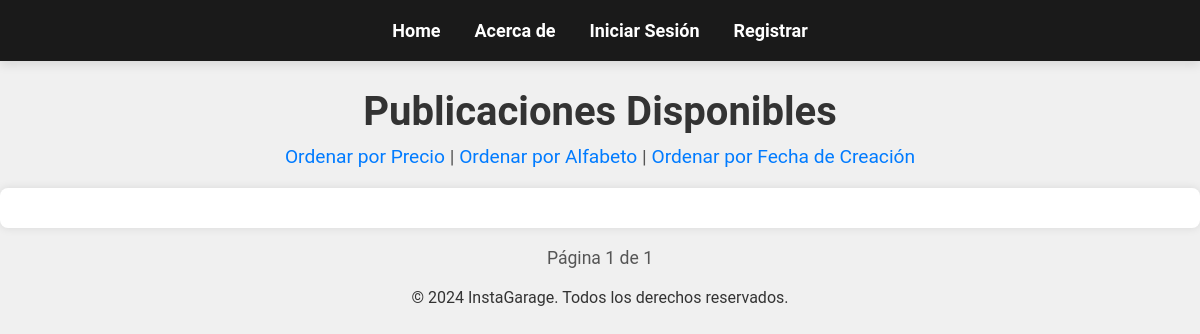
Before: / with the older database file.
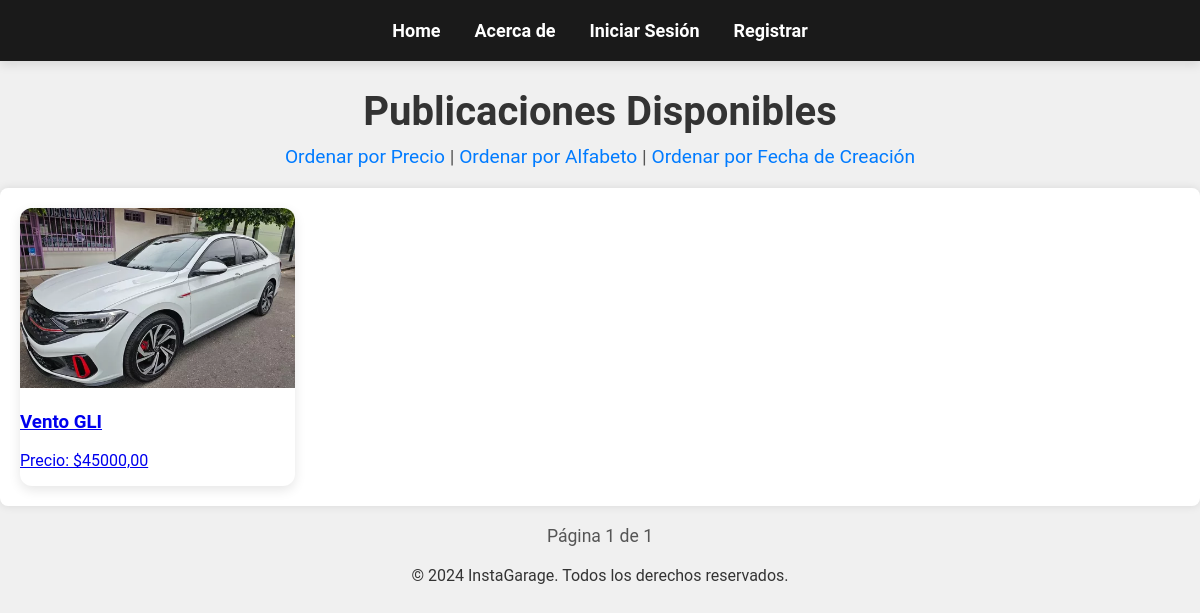
After: the same page with the newer database file.
### principal/models.py (models this page shows, shortened)
class Publicacion(models.Model):
    titulo = models.CharField(max_length=200)
    descripcion_corta = models.CharField(max_length=300)
    descripcion = models.TextField()
    precio = models.DecimalField(max_digits=10, decimal_places=2)
    imagen = models.ImageField(upload_to='publicaciones/')
    url = models.URLField(max_length=200, blank=True, null=True)
    autor = models.ForeignKey(User, on_delete=models.CASCADE, related_name='mensajes_publicaciones')
    fecha_creacion = models.DateTimeField(auto_now_add=True)

### principal/views.py (the view)
# urls.py: path('', views.home, name='home'),
def home(request):
    orden = request.GET.get('orden', 'fecha')
    if orden == 'precio':
        publicaciones = Publicacion.objects.all().order_by('precio')
    elif orden == 'alfabeto':
        publicaciones = Publicacion.objects.all().order_by('titulo')
    else:
        publicaciones = Publicacion.objects.all().order_by('-fecha_creacion')
    paginator = Paginator(publicaciones, 20)
    page_number = request.GET.get('page')
    page_obj = paginator.get_page(page_number)
    return render(request, 'principal/base.html', {'page_obj': page_obj})

### principal/templates/principal/base.html (shortened to what this page needs)
<!DOCTYPE html>
<html lang="es">
<head>
    {% load static %}
    <link rel="stylesheet" href="{% static 'principal/css/estilos.css' %}">
</head>
<body>
    <header>
        <nav id="main-nav">
            <a href="{% url 'home' %}">Home</a>
            <a href="{% url 'acerca_de' %}">Acerca de</a>
            {% if user.is_authenticated %}
                <a href="{% url 'perfil' %}">Perfil</a>
                <a href="{% url 'editar_perfil' %}">Editar Perfil</a>
                <a href="{% url 'crear_publicacion' %}">Crear Publicación</a>
                {% if user.perfil.estado == 'owner' %}
                    <a href="{% url 'gestionar_usuarios' %}">Admin Panel</a>
                {% endif %}
                <a href="{% url 'logout' %}">Desloguear</a>
                <span>Bienvenido, {{ user.username }}!</span>
            {% else %}
                <a href="{% url 'login' %}">Iniciar Sesión</a>
                <a href="{% url 'registrar' %}">Registrar</a>
            {% endif %}
        </nav>
    </header>
    <main>
        {% if request.path == '/' %}
        <div class="titulo-seccion">
            <h1>Publicaciones Disponibles</h1>
            <div class="ordenar-opciones">
                <a href="?orden=precio">Ordenar por Precio</a> |
                <a href="?orden=alfabeto">Ordenar por Alfabeto</a> |
                <a href="?orden=fecha">Ordenar por Fecha de Creación</a>
            </div>
        </div>
        <div class="publicaciones-container">
            {% for publicacion in page_obj %}
            <div class="card">
                <a href="{% url 'detalle_publicacion' publicacion.pk %}">
                    <img src="{{ publicacion.imagen.url }}" alt="{{ publicacion.titulo }}">
                    <h3>{{ publicacion.titulo }}</h3>
                    <p>Precio: ${{ publicacion.precio }}</p>
                </a>
            </div>
            {% endfor %}
        </div>
        <div class="paginacion">
            <span>Página {{ page_obj.number }} de {{ page_obj.paginator.num_pages }}</span>
        </div>
        {% endif %}
    </main>
    <footer>
        <p>&copy; 2024 InstaGarage. Todos los derechos reservados.</p>
    </footer>
</body>
</html>

Changed rows visible on the page:
added Publicacion: imagen (picture), titulo "Vento GLI", precio "45000,00"
